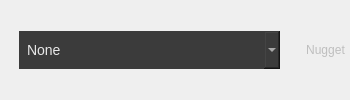
     <widget class="QWidget" name="deviceBar" native="true">
      <layout class="QHBoxLayout" name="horizontalLayout_4">
       <property name="spacing">
        <number>1</number>
       </property>
       <property name="leftMargin">
        <number>0</number>
       </property>
       <property name="topMargin">
        <number>0</number>
       </property>
       <property name="rightMargin">
        <number>0</number>
       </property>
       <property name="bottomMargin">
        <number>0</number>
       </property>
       <item>
        <widget class="QWidget" name="horizontalWidget_2" native="true">
         <property name="minimumSize">
          <size>
           <width>300</width>
           <height>0</height>
          </size>
         </property>
         <layout class="QHBoxLayout" name="horizontalLayout_19">
          <property name="spacing">
           <number>1</number>
          </property>
          <property name="leftMargin">
           <number>0</number>
          </property>
          <property name="topMargin">
           <number>0</number>
          </property>
          <property name="rightMargin">
           <number>0</number>
          </property>
          <property name="bottomMargin">
           <number>0</number>
          </property>
          <item>
           <widget class="QWidget" name="horizontalWidget_3" native="true">
            <property name="sizePolicy">
             <sizepolicy hsizetype="Preferred" vsizetype="Preferred">
              <horstretch>0</horstretch>
              <verstretch>0</verstretch>
             </sizepolicy>
            </property>
            <layout class="QHBoxLayout" name="horizontalLayout_15">
             <property name="spacing">
              <number>0</number>
             </property>
             <property name="leftMargin">
              <number>0</number>
             </property>
             <property name="topMargin">
              <number>0</number>
             </property>
             <property name="rightMargin">
              <number>0</number>
             </property>
             <property name="bottomMargin">
              <number>0</number>
             </property>
             <item>
              <widget class="QToolButton" name="phoneIconBtn">
               <property name="enabled">
                <bool>false</bool>
               </property>
               <property name="styleSheet">
                <string notr="true">QToolButton {
	border-top-right-radius: 0px;
	border-bottom-right-radius: 0px;
}</string>
               </property>
               <property name="icon">
                <iconset resource="../resources.qrc">
                 <normaloff>:/icon/phone.svg</normaloff>:/icon/phone.svg</iconset>
               </property>
              </widget>
             </item>
             <item>
              <widget class="QComboBox" name="devicePicker">
               <property name="styleSheet">
                <string notr="true">#devicePicker {
	background-color: #3b3b3b;
    border: none;
    color: #e8e8e8;
    font-size: 14px;
    min-height: 38px;
	min-width: 35px;
	padding-left: 8px;
}

#devicePicker::drop-down {
    image: url(:/icon/caret-down-fill.svg);
	icon-size: 16px;
    subcontrol-position: right center;
	margin-right: 8px;
}

#devicePicker QAbstractItemView {
	background-color: #3b3b3b;
    outline: none;
	margin-top: 1px;
}

#devicePicker QAbstractItemView::item {
	background-color: #3b3b3b;
	color: #e8e8e8;
	min-height: 38px;
    padding-left: 8px;
}

#devicePicker QAbstractItemView::item:hover {
    background-color: #535353;
    color: #ffffff;
}</string>
               </property>
               <property name="currentIndex">
                <number>-1</number>
               </property>
               <property name="placeholderText">
                <string notr="true">None</string>
               </property>
               <property name="duplicatesEnabled">
                <bool>true</bool>
               </property>
              </widget>
             </item>
            </layout>
           </widget>
          </item>
          <item>
           <widget class="QToolButton" name="refreshBtn">
            <property name="styleSheet">
             <string notr="true">QToolButton {
	border-radius: 0px;
}</string>
            </property>
            <property name="icon">
             <iconset resource="../resources.qrc">
              <normaloff>:/icon/arrow-clockwise.svg</normaloff>:/icon/arrow-clockwise.svg</iconset>
            </property>
            <property name="checkable">
             <bool>false</bool>
            </property>
            <property name="toolButtonStyle">
             <enum>Qt::ToolButtonIconOnly</enum>
            </property>
            <property name="cls" stdset="0">
             <string notr="true">btn</string>
            </property>
           </widget>
          </item>
         </layout>
        </widget>
       </item>
       <item>
        <widget class="QToolButton" name="titleBar">
         <property name="enabled">
          <bool>false</bool>
         </property>
         <property name="sizePolicy">
          <sizepolicy hsizetype="Expanding" vsizetype="Fixed">
           <horstretch>0</horstretch>
           <verstretch>0</verstretch>
          </sizepolicy>
         </property>
         <property name="styleSheet">
          <string notr="true">QToolButton {
	border-top-left-radius: 0px;
	border-bottom-left-radius: 0px;
}</string>
         </property>
         <property name="text">
          <string notr="true">Nugget</string>
         </property>
        </widget>
       </item>
      </layout>
     </widget>
